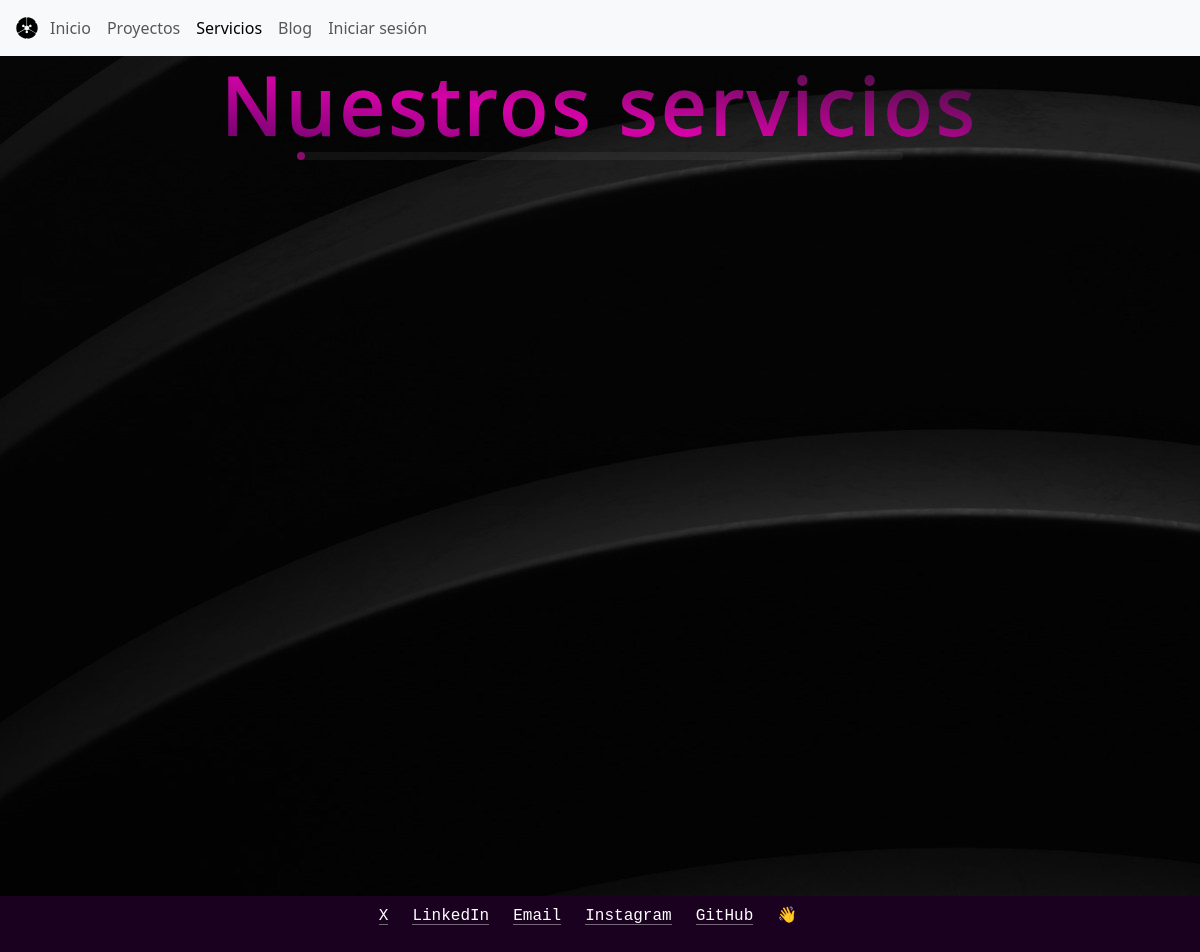
The app's page /blog/servicios/, older data.
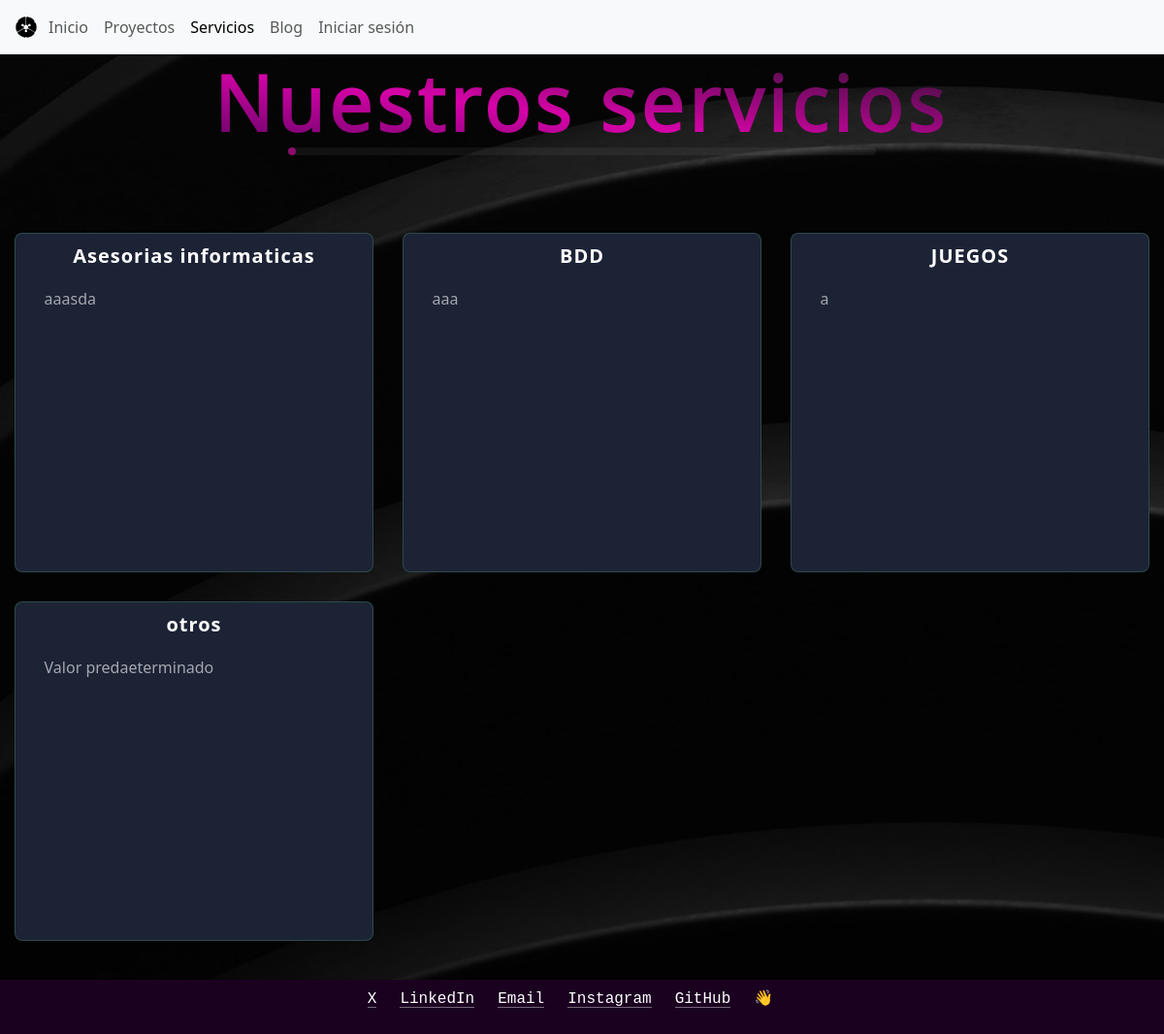
The same page, newer data.
### blog/models.py (models this page shows, shortened)
class Servicio(models.Model):
    nombre = models.CharField(max_length=50)
    Imagen = models.ImageField(upload_to="servicios",null=True)
    descripcion=models.TextField()
    informacion = models.CharField(max_length=100, default='Valor predeterminado')

### blog/views.py (the view)
# urls.py: path("servicios/", views.servicios, name="servicios"),
def servicios(request):
    servicios = Servicio.objects.all()
    data={
        'servicios': servicios
    }
    context = {}
    return render(request, 'pages/servicios.html', data)

### blog/templates/pages/servicios.html (shortened to what this page needs)
<!DOCTYPE html>
<html lang="en">
<head>
    {% load static %}
    <link rel="stylesheet" href="{% static 'css/bootstrap.min.css' %}">
    <link rel="stylesheet" href="{% static 'css/custom.css' %}">
    <link rel="stylesheet" href="https://cdnjs.cloudflare.com/ajax/libs/font-awesome/6.5.2/css/all.min.css">
</head>
<body>
    <header>
        <nav class="navbar navbar-expand-lg bg-body-tertiary">
            <div class="container-fluid">
                <img src="{% static 'img/icono.svg' %}" alt="Bootstrap" width="30" height="24">
                <div class="collapse navbar-collapse" id="navbarSupportedContent">
                    <ul class="navbar-nav me-auto mb-2 mb-lg-0">
                        <li class="nav-item">
                            <a class="nav-link" aria-current="page" href="{% url 'index' %}">Inicio</a>
                        </li>
                        <li class="nav-item">
                            <a class="nav-link" href="{% url 'proyectos' %}">Proyectos</a>
                        </li>
                        <li class="nav-item">
                            <a class="nav-link active" href="{% url 'servicios' %}">Servicios</a>
                        </li>
                        <li class="nav-item">
                            <a class="nav-link" href="{% url 'blog' %}">Blog</a>
                        </li>
                        {% if user.is_authenticated %}
                            <li class="nav-item">
                                <a class="nav-link" href="{% url 'logout' %}">Cerrar sesión</a>
                            </li>
                            <li >
                              <a class="nav-link" href="#">@{{ user.username }}</a>
                            </li>
                        {% else %}
                            <li class="nav-item">
                                <a class="nav-link" href="{% url 'login' %}">Iniciar sesión</a>
                            </li>
                        {% endif %}
                    </ul>
                </div>
            </div>
        </nav>
    </header>
    <main>
        <div class="contenedor">
            <div class="service-wrapper">
                <div class="servicio">
                    <h1 class="titulo-servicio">Nuestros servicios<span></span></h1>
                    <div class="cartas">
                    {% for p in servicios%}
                        <div class="carta" data-mensaje="{{p.descripcion}}">
                            <h2>{{p.nombre}}</h2>
                            <p>{{p.informacion}}</p>
                        </div>
                    {% endfor %}
                    </div>
                </div>
            </div>
        </div>
    </main>
    <footer>
        <div class="footer">
            <ul>
                <li><a href="#">X</a></li>
                <li><a href="#">LinkedIn</a></li>
                <li><a href="#">Email</a></li>
                <li><a href="#">Instagram</a></li>
                <li><a href="#">GitHub</a></li>
                <li><p>👋</p></li>
            </ul>
        </div>
    </footer>
</body>
</html>

Row changes from the older to the newer data that the page shows:
added Servicio: nombre "Asesorias informaticas", informacion "aaasda"
added Servicio: nombre "BDD", informacion "aaa"
added Servicio: nombre "JUEGOS", informacion "a"
added Servicio: nombre "otros", informacion "Valor predaeterminado"
